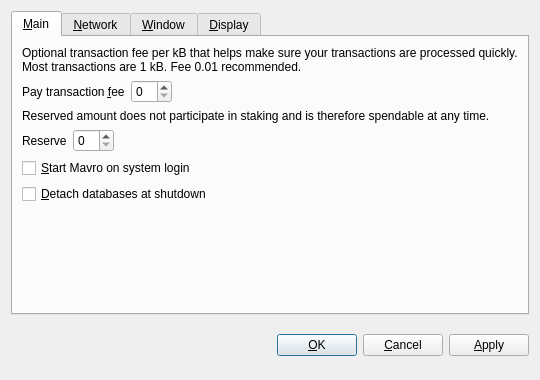
<?xml version="1.0" encoding="UTF-8"?>
<ui version="4.0">
 <class>OptionsDialog</class>
 <widget class="QDialog" name="OptionsDialog">
  <property name="geometry">
   <rect>
    <x>0</x>
    <y>0</y>
    <width>540</width>
    <height>380</height>
   </rect>
  </property>
  <property name="windowTitle">
   <string>Options</string>
  </property>
  <property name="modal">
   <bool>true</bool>
  </property>
  <layout class="QVBoxLayout" name="verticalLayout">
   <item>
    <widget class="QTabWidget" name="tabWidget">
     <property name="tabPosition">
      <enum>QTabWidget::North</enum>
     </property>
     <property name="currentIndex">
      <number>0</number>
     </property>
     <widget class="QWidget" name="tabMain">
      <attribute name="title">
       <string>&amp;Main</string>
      </attribute>
      <layout class="QVBoxLayout" name="verticalLayout_Main">
       <item>
        <widget class="QLabel" name="transactionFeeInfoLabel">
         <property name="text">
          <string>Optional transaction fee per kB that helps make sure your transactions are processed quickly. Most transactions are 1 kB. Fee 0.01 recommended.</string>
         </property>
         <property name="textFormat">
          <enum>Qt::PlainText</enum>
         </property>
         <property name="wordWrap">
          <bool>true</bool>
         </property>
        </widget>
       </item>
       <item>
        <layout class="QHBoxLayout" name="horizontalLayoutFee">
         <item>
          <widget class="QLabel" name="transactionFeeLabel">
           <property name="text">
            <string>Pay transaction &amp;fee</string>
           </property>
           <property name="textFormat">
            <enum>Qt::PlainText</enum>
           </property>
           <property name="buddy">
            <cstring>transactionFee</cstring>
           </property>
          </widget>
         </item>
         <item>
          <widget class="BitcoinAmountField" name="transactionFee"/>
         </item>
         <item>
          <spacer name="horizontalSpacerFee">
           <property name="orientation">
            <enum>Qt::Horizontal</enum>
           </property>
           <property name="sizeHint" stdset="0">
            <size>
             <width>40</width>
             <height>20</height>
            </size>
           </property>
          </spacer>
         </item>
        </layout>
       </item>
       <item>
        <widget class="QLabel" name="reserveBalanceInfoLabel">
         <property name="text">
          <string>Reserved amount does not participate in staking and is therefore spendable at any time.</string>
         </property>
         <property name="textFormat">
          <enum>Qt::PlainText</enum>
         </property>
         <property name="wordWrap">
          <bool>true</bool>
         </property>
        </widget>
       </item>
       <item>
        <layout class="QHBoxLayout" name="horizontalLayoutReserveBalance">
         <item>
          <widget class="QLabel" name="reserveBalanceLabel">
           <property name="text">
            <string>Reserve</string>
           </property>
           <property name="textFormat">
            <enum>Qt::PlainText</enum>
           </property>
           <property name="buddy">
            <cstring>reserveBalance</cstring>
           </property>
          </widget>
         </item>
         <item>
          <widget class="BitcoinAmountField" name="reserveBalance"/>
         </item>
         <item>
          <spacer name="horizontalSpacerReserveBalance">
           <property name="orientation">
            <enum>Qt::Horizontal</enum>
           </property>
           <property name="sizeHint" stdset="0">
            <size>
             <width>40</width>
             <height>20</height>
            </size>
           </property>
          </spacer>
         </item>
        </layout>
       </item>
       <item>
        <widget class="QCheckBox" name="bitcoinAtStartup">
         <property name="toolTip">
          <string>Automatically start Mavro after logging in to the system.</string>
         </property>
         <property name="text">
          <string>&amp;Start Mavro on system login</string>
         </property>
        </widget>
       </item>
       <item>
        <widget class="QCheckBox" name="detachDatabases">
         <property name="toolTip">
          <string>Detach block and address databases at shutdown. This means they can be moved to another data directory, but it slows down shutdown. The wallet is always detached.</string>
         </property>
         <property name="text">
          <string>&amp;Detach databases at shutdown</string>
         </property>
        </widget>
       </item>
       <item>
        <spacer name="verticalSpacer_Main">
         <property name="orientation">
          <enum>Qt::Vertical</enum>
         </property>
         <property name="sizeHint" stdset="0">
          <size>
           <width>20</width>
           <height>40</height>
          </size>
         </property>
        </spacer>
       </item>
      </layout>
     </widget>
     <widget class="QWidget" name="tabNetwork">
      <attribute name="title">
       <string>&amp;Network</string>
      </attribute>
      <layout class="QVBoxLayout" name="verticalLayout_Network">
       <item>
        <widget class="QCheckBox" name="mapPortUpnp">
         <property name="toolTip">
          <string>Automatically open the Mavro client port on the router. This only works when your router supports UPnP and it is enabled.</string>
         </property>
         <property name="text">
          <string>Map port using &amp;UPnP</string>
         </property>
        </widget>
       </item>
       <item>
        <widget class="QCheckBox" name="connectSocks">
         <property name="toolTip">
          <string>Connect to the Mavro network through a SOCKS proxy (e.g. when connecting through Tor).</string>
         </property>
         <property name="text">
          <string>&amp;Connect through SOCKS proxy:</string>
         </property>
        </widget>
       </item>
       <item>
        <layout class="QHBoxLayout" name="horizontalLayout_Network">
         <item>
          <widget class="QLabel" name="proxyIpLabel">
           <property name="text">
            <string>Proxy &amp;IP:</string>
           </property>
           <property name="textFormat">
            <enum>Qt::PlainText</enum>
           </property>
           <property name="buddy">
            <cstring>proxyIp</cstring>
           </property>
          </widget>
         </item>
         <item>
          <widget class="QValidatedLineEdit" name="proxyIp">
           <property name="maximumSize">
            <size>
             <width>140</width>
             <height>16777215</height>
            </size>
           </property>
           <property name="toolTip">
            <string>IP address of the proxy (e.g. 127.0.0.1)</string>
           </property>
          </widget>
         </item>
         <item>
          <widget class="QLabel" name="proxyPortLabel">
           <property name="text">
            <string>&amp;Port:</string>
           </property>
           <property name="textFormat">
            <enum>Qt::PlainText</enum>
           </property>
           <property name="buddy">
            <cstring>proxyPort</cstring>
           </property>
          </widget>
         </item>
         <item>
          <widget class="QLineEdit" name="proxyPort">
           <property name="maximumSize">
            <size>
             <width>55</width>
             <height>16777215</height>
            </size>
           </property>
           <property name="toolTip">
            <string>Port of the proxy (e.g. 9050)</string>
           </property>
          </widget>
         </item>
         <item>
          <widget class="QLabel" name="socksVersionLabel">
           <property name="text">
            <string>SOCKS &amp;Version:</string>
           </property>
           <property name="textFormat">
            <enum>Qt::PlainText</enum>
           </property>
           <property name="buddy">
            <cstring>socksVersion</cstring>
           </property>
          </widget>
         </item>
         <item>
          <widget class="QValueComboBox" name="socksVersion">
           <property name="toolTip">
            <string>SOCKS version of the proxy (e.g. 5)</string>
           </property>
          </widget>
         </item>
         <item>
          <spacer name="horizontalSpacer_Network">
           <property name="orientation">
            <enum>Qt::Horizontal</enum>
           </property>
           <property name="sizeHint" stdset="0">
            <size>
             <width>40</width>
             <height>20</height>
            </size>
           </property>
          </spacer>
         </item>
        </layout>
       </item>
       <item>
        <spacer name="verticalSpacer_Network">
         <property name="orientation">
          <enum>Qt::Vertical</enum>
         </property>
         <property name="sizeHint" stdset="0">
          <size>
           <width>20</width>
           <height>40</height>
          </size>
         </property>
        </spacer>
       </item>
      </layout>
     </widget>
     <widget class="QWidget" name="tabWindow">
      <attribute name="title">
       <string>&amp;Window</string>
      </attribute>
      <layout class="QVBoxLayout" name="verticalLayout_Window">
       <item>
        <widget class="QCheckBox" name="minimizeToTray">
         <property name="toolTip">
          <string>Show only a tray icon after minimizing the window.</string>
         </property>
         <property name="text">
          <string>&amp;Minimize to the tray instead of the taskbar</string>
         </property>
        </widget>
       </item>
       <item>
        <widget class="QCheckBox" name="minimizeOnClose">
         <property name="toolTip">
          <string>Minimize instead of exit the application when the window is closed. When this option is enabled, the application will be closed only after selecting Quit in the menu.</string>
         </property>
         <property name="text">
          <string>M&amp;inimize on close</string>
         </property>
        </widget>
       </item>
       <item>
        <spacer name="verticalSpacer_Window">
         <property name="orientation">
          <enum>Qt::Vertical</enum>
         </property>
         <property name="sizeHint" stdset="0">
          <size>
           <width>20</width>
           <height>40</height>
          </size>
         </property>
        </spacer>
       </item>
      </layout>
     </widget>
     <widget class="QWidget" name="tabDisplay">
      <attribute name="title">
       <string>&amp;Display</string>
      </attribute>
      <layout class="QVBoxLayout" name="verticalLayout_Display">
       <item>
        <layout class="QHBoxLayout" name="horizontalLayout_1_Display">
         <item>
          <widget class="QLabel" name="langLabel">
           <property name="text">
            <string>User Interface &amp;language:</string>
           </property>
           <property name="textFormat">
            <enum>Qt::PlainText</enum>
           </property>
           <property name="buddy">
            <cstring>lang</cstring>
           </property>
          </widget>
         </item>
         <item>
          <widget class="QValueComboBox" name="lang">
           <property name="toolTip">
            <string>The user interface language can be set here. This setting will take effect after restarting Mavro.</string>
           </property>
          </widget>
         </item>
        </layout>
       </item>
       <item>
        <layout class="QHBoxLayout" name="horizontalLayout_2_Display">
         <item>
          <widget class="QLabel" name="unitLabel">
           <property name="text">
            <string>&amp;Unit to show amounts in:</string>
           </property>
           <property name="textFormat">
            <enum>Qt::PlainText</enum>
           </property>
           <property name="buddy">
            <cstring>unit</cstring>
           </property>
          </widget>
         </item>
         <item>
          <widget class="QValueComboBox" name="unit">
           <property name="toolTip">
            <string>Choose the default subdivision unit to show in the interface and when sending coins.</string>
           </property>
          </widget>
         </item>
        </layout>
       </item>
       <item>
        <widget class="QCheckBox" name="displayAddresses">
         <property name="toolTip">
          <string>Whether to show Mavro addresses in the transaction list or not.</string>
         </property>
         <property name="text">
          <string>&amp;Display addresses in transaction list</string>
         </property>
        </widget>
       </item>
       <item>
        <widget class="QCheckBox" name="coinControlFeatures">
         <property name="toolTip">
          <string>Whether to show coin control features or not.</string>
         </property>
         <property name="text">
          <string>Display coin &amp;control features (experts only!)</string>
         </property>
        </widget>
       </item>
       <item>
        <spacer name="verticalSpacer_Display">
         <property name="orientation">
          <enum>Qt::Vertical</enum>
         </property>
         <property name="sizeHint" stdset="0">
          <size>
           <width>20</width>
           <height>40</height>
          </size>
         </property>
        </spacer>
       </item>
      </layout>
     </widget>
    </widget>
   </item>
   <item>
    <layout class="QHBoxLayout" name="horizontalLayout_Buttons">
     <item>
      <spacer name="horizontalSpacer_1">
       <property name="orientation">
        <enum>Qt::Horizontal</enum>
       </property>
       <property name="sizeHint" stdset="0">
        <size>
         <width>40</width>
         <height>48</height>
        </size>
       </property>
      </spacer>
     </item>
     <item>
      <widget class="QLabel" name="statusLabel">
       <property name="font">
        <font>
         <weight>75</weight>
         <bold>true</bold>
        </font>
       </property>
       <property name="text">
        <string/>
       </property>
       <property name="textFormat">
        <enum>Qt::PlainText</enum>
       </property>
       <property name="wordWrap">
        <bool>true</bool>
       </property>
      </widget>
     </item>
     <item>
      <spacer name="horizontalSpacer_2">
       <property name="orientation">
        <enum>Qt::Horizontal</enum>
       </property>
       <property name="sizeHint" stdset="0">
        <size>
         <width>40</width>
         <height>48</height>
        </size>
       </property>
      </spacer>
     </item>
     <item>
      <widget class="QPushButton" name="okButton">
       <property name="text">
        <string>&amp;OK</string>
       </property>
      </widget>
     </item>
     <item>
      <widget class="QPushButton" name="cancelButton">
       <property name="text">
        <string>&amp;Cancel</string>
       </property>
       <property name="autoDefault">
        <bool>false</bool>
       </property>
      </widget>
     </item>
     <item>
      <widget class="QPushButton" name="applyButton">
       <property name="text">
        <string>&amp;Apply</string>
       </property>
       <property name="autoDefault">
        <bool>false</bool>
       </property>
      </widget>
     </item>
    </layout>
   </item>
  </layout>
 </widget>
 <customwidgets>
  <customwidget>
   <class>BitcoinAmountField</class>
   <extends>QSpinBox</extends>
   <header>bitcoinamountfield.h</header>
  </customwidget>
  <customwidget>
   <class>QValueComboBox</class>
   <extends>QComboBox</extends>
   <header>qvaluecombobox.h</header>
  </customwidget>
  <customwidget>
   <class>QValidatedLineEdit</class>
   <extends>QLineEdit</extends>
   <header>qvalidatedlineedit.h</header>
  </customwidget>
 </customwidgets>
 <resources/>
 <connections/>
</ui>
